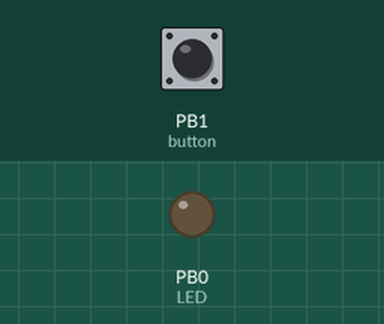
The program below on a simulated ATmega32, built with avr-gcc and emulated at 16 MHz. On the bench: output pins drawn as LEDs (lit = HIGH). Dashed ring = blinking. The inputs (shaded band) are chosen by the test bench; at power-on: PB1 (button) HIGH.

Above: at 1.1 s.
At 2.8 s:
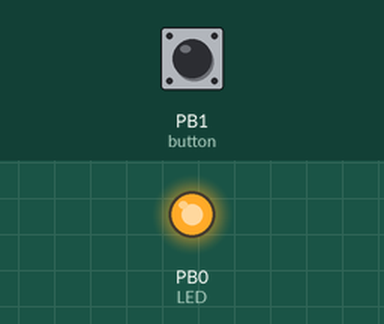
2.9 s: PB1 (button) pulled LOW for 1.2 s
At 3.05 s:
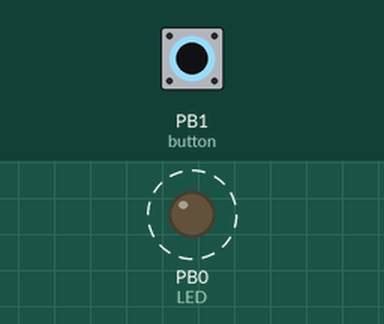
Timing chart, 0 to 12.4 s (numbered marks = the images above; inputs shaded):
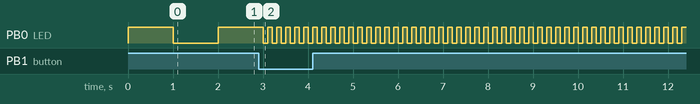

The program:

main.c
```c
/*
 * Test Code.c
 *
 * Created: 09.01.2024 10:28:12
 * Author : Lars
 */


#include <avr/io.h>
#include <util/delay.h>

#define F_CPU 16000000UL // Define the CPU clock speed (16MHz in this example)
// Remember to replace 16000000UL with the actual clock speed of your AVR

// Custom delay function to handle variable delays
void variable_delay_ms(uint16_t milliseconds) {
	while(milliseconds--) {
		_delay_ms(1); // delay for 1 ms
	}
}

int main(void) {
	// Variables
	uint8_t buttonPressedCounter = 0;
	uint16_t delaySpeed = 1000; // milliseconds

	// Initialize the I/O for the LED and button
	DDRB |= (1 << PB0); // Set PB0 as output for the LED
	DDRB &= ~(1 << PB1); // Set PB1 as input for the button
	PORTB |= (1 << PB1); // Enable pull-up resistor on PB1

	// Main loop
	while (1) {
		PORTB ^= (1 << PB0); // Toggle the LED on PB0

		// Check if button on PB1 is pressed (assuming active low)
		if (!(PINB & (1 << PB1))) {
			if (buttonPressedCounter == 0) { // If button pressed instructions have NOT been executed
				if (delaySpeed == 1000) { // If the speed of blinking is slow
					delaySpeed = 100; // Change the delay speed value to fast blinking
					} else {
					delaySpeed = 1000; // Change the delay speed value to slow blinking
				}
				buttonPressedCounter = 1; // Button pressed instructions have been executed (once)
			}
			} else {
			buttonPressedCounter = 0; // Button pressed instructions have NOT been executed
		}

		variable_delay_ms(delaySpeed); // Wait for the specified delay
	}
	return 0;
}
```

Measured:
- after the input at 2.9 s, PB0 (LED): alternates HIGH for 0.10 s and LOW for 0.10 s, starting after 0.20 s
